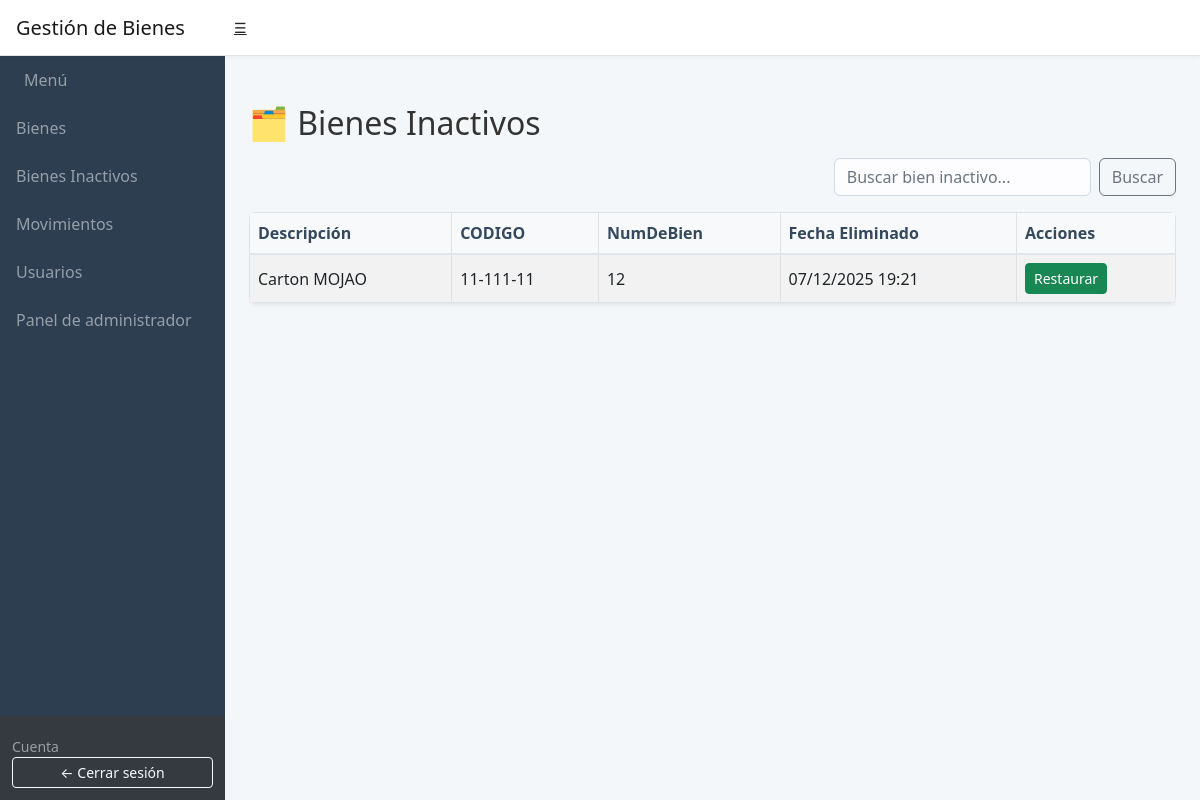
Screenshot of /inventario/bienes-ocultos/ (signed in) with the database file from the repository.
### inventario/models.py (models this page shows, shortened)
class Producto(models.Model):
    nombre = models.CharField(max_length=100)
    cantidad = models.IntegerField(default=0)
    codigo = models.CharField(max_length=100, blank=True, null=True)        # CODIGO
    num_de_bien = models.CharField(max_length=100, blank=True, null=True)   # NumDeBien
    descripcion = models.TextField(blank=True, null=True)
    cod_bien = models.CharField(max_length=100, blank=True, null=True)      # CodBien
    concepto = models.TextField(blank=True, null=True)
    valor_unitario = models.DecimalField(max_digits=12, decimal_places=2, default=Decimal('0.00'))
    cantidad_obj = models.ForeignKey(Cantidad, on_delete=models.SET_NULL, null=True, blank=True, related_name='productos')
    codigo_obj = models.ForeignKey(Codigo, on_delete=models.SET_NULL, null=True, blank=True, related_name='productos')
    num_de_bien_obj = models.ForeignKey(NumeroDeBien, on_delete=models.SET_NULL, null=True, blank=True, related_name='productos')
    descripcion_obj = models.ForeignKey(Descripcion, on_delete=models.SET_NULL, null=True, blank=True, related_name='productos')
    cod_bien_obj = models.ForeignKey(CodBien, on_delete=models.SET_NULL, null=True, blank=True, related_name='productos')
    concepto_obj = models.ForeignKey(Concepto, on_delete=models.SET_NULL, null=True, blank=True, related_name='productos')
    valor_unitario_obj = models.ForeignKey(ValorUnitario, on_delete=models.SET_NULL, null=True, blank=True, related_name='productos')
    fecha_agregado = models.DateTimeField(auto_now_add=True)
    activo = models.BooleanField(default=True)
    deleted_at = models.DateTimeField(null=True, blank=True)

### inventario/views.py (the view, shortened to what this page needs)
# urls.py: path('bienes-ocultos/', views.bienes_ocultos, name='bienes_ocultos'),
@login_required
def bienes_ocultos(request):
    query = request.GET.get('q', '')
    if not request.user.is_superuser:
        user_product_ids = Movimiento.objects.filter(usuario=request.user).values_list('producto_id', flat=True).distinct()
        ocultos_qs = Producto.objects.filter(id__in=user_product_ids, activo=False).order_by('-deleted_at')
    else:
        ocultos_qs = Producto.objects.filter(activo=False).order_by('-deleted_at')
    return render(request, 'bienesocu.html', {
        'ocultos': ocultos_qs,
        'current_query': query,
    })

### template/bienesocu.html (shortened to what this page needs)
{% extends 'base.html' %}
{% block content %}
<div class="container-fluid px-4">
    <div id="mainContent" class="mt-4">
        <div class="mt-5">
            <h2 class="mb-3">🗂️ Bienes Inactivos</h2>
            <div class="d-flex justify-content-end mb-3">
                <form method="get" class="d-flex" style="max-width: 400px;">
                    <input class="form-control me-2" type="search" name="q" placeholder="Buscar bien inactivo..." value="{{ current_query|default:'' }}">
                    <button class="btn btn-outline-secondary" type="submit">Buscar</button>
                </form>
            </div>
            <div class="table-responsive">
                <table class="table table-striped table-bordered table-hover rounded shadow-sm">
                    <thead>
                        <tr>
                            <th>Descripción</th>
                            <th>CODIGO</th>
                            <th>NumDeBien</th>
                            <th>Fecha Eliminado</th>
                            <th>Acciones</th>
                        </tr>
                    </thead>
                    <tbody>
                        {% for prod in ocultos %}
                        <tr>
                            <td>{{ prod.descripcion }}</td>
                            <td>{{ prod.codigo }}</td>
                            <td>{{ prod.num_de_bien }}</td>
                            <td>{{ prod.deleted_at|date:"d/m/Y H:i" }}</td>
                            <td>
                                <form method="post" action="{% url 'restaurar_producto' prod.id %}" style="display: inline;">
                                    <button type="submit" class="btn btn-sm btn-success">Restaurar</button>
                                </form>
                            </td>
                        </tr>
                        {% empty %}
                        <tr><td colspan="5">No hay bienes inactivos.</td></tr>
                        {% endfor %}
                    </tbody>
                </table>
            </div>
        </div>
    </div>
</div>
{% endblock %}

### static/css/index.css (style rules this page uses)
body { background-color: #f4f7f9; color: #333; }
.table { background-color: #ffffff; border-radius: 0.5rem; overflow: hidden; box-shadow: 0 4px 12px rgba(0, 0, 0, 0.04); }
.table thead th { background-color: #f8f9fa; color: #34495e; font-weight: 600; border-bottom: 2px solid #e0e5ec; border-top: none; }
.table tbody td { color: #555; border-top: 1px solid #e9ecef; vertical-align: middle; }
form .form-control, form .form-select { background-color: #fdfdff; border: 1px solid #d1d9e6; border-radius: 0.375rem; transition: border-color 0.2s ease, box-shadow 0.2s ease; }

### rows the page displays
Producto: descripcion "Carton MOJAO", codigo "11-111-11", num_de_bien "12", deleted_at "07/12/2025 19:21"
